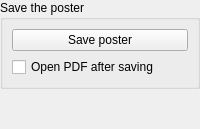
         <widget class="QWidget" name="m_savePosterStep" >
          <layout class="QVBoxLayout" name="_15" >
           <property name="spacing" >
            <number>6</number>
           </property>
           <property name="margin" >
            <number>0</number>
           </property>
           <item>
            <widget class="QGroupBox" name="m_savePosterGroup" >
             <property name="title" >
              <string>Save the poster</string>
             </property>
             <layout class="QVBoxLayout" name="_16" >
              <property name="spacing" >
               <number>6</number>
              </property>
              <property name="margin" >
               <number>9</number>
              </property>
              <item>
               <widget class="QPushButton" name="m_savePosterButton" >
                <property name="text" >
                 <string>Save poster</string>
                </property>
               </widget>
              </item>
              <item>
               <widget class="QCheckBox" name="m_launchPDFApplicationCheckBox" >
                <property name="sizePolicy" >
                 <sizepolicy vsizetype="Minimum" hsizetype="Minimum" >
                  <horstretch>0</horstretch>
                  <verstretch>0</verstretch>
                 </sizepolicy>
                </property>
                <property name="text" >
                 <string>Open PDF after saving</string>
                </property>
               </widget>
              </item>
             </layout>
            </widget>
           </item>
           <item>
            <spacer name="spacer_5" >
             <property name="orientation" >
              <enum>Qt::Vertical</enum>
             </property>
             <property name="sizeHint" stdset="0" >
              <size>
               <width>20</width>
               <height>40</height>
              </size>
             </property>
            </spacer>
           </item>
          </layout>
         </widget>
